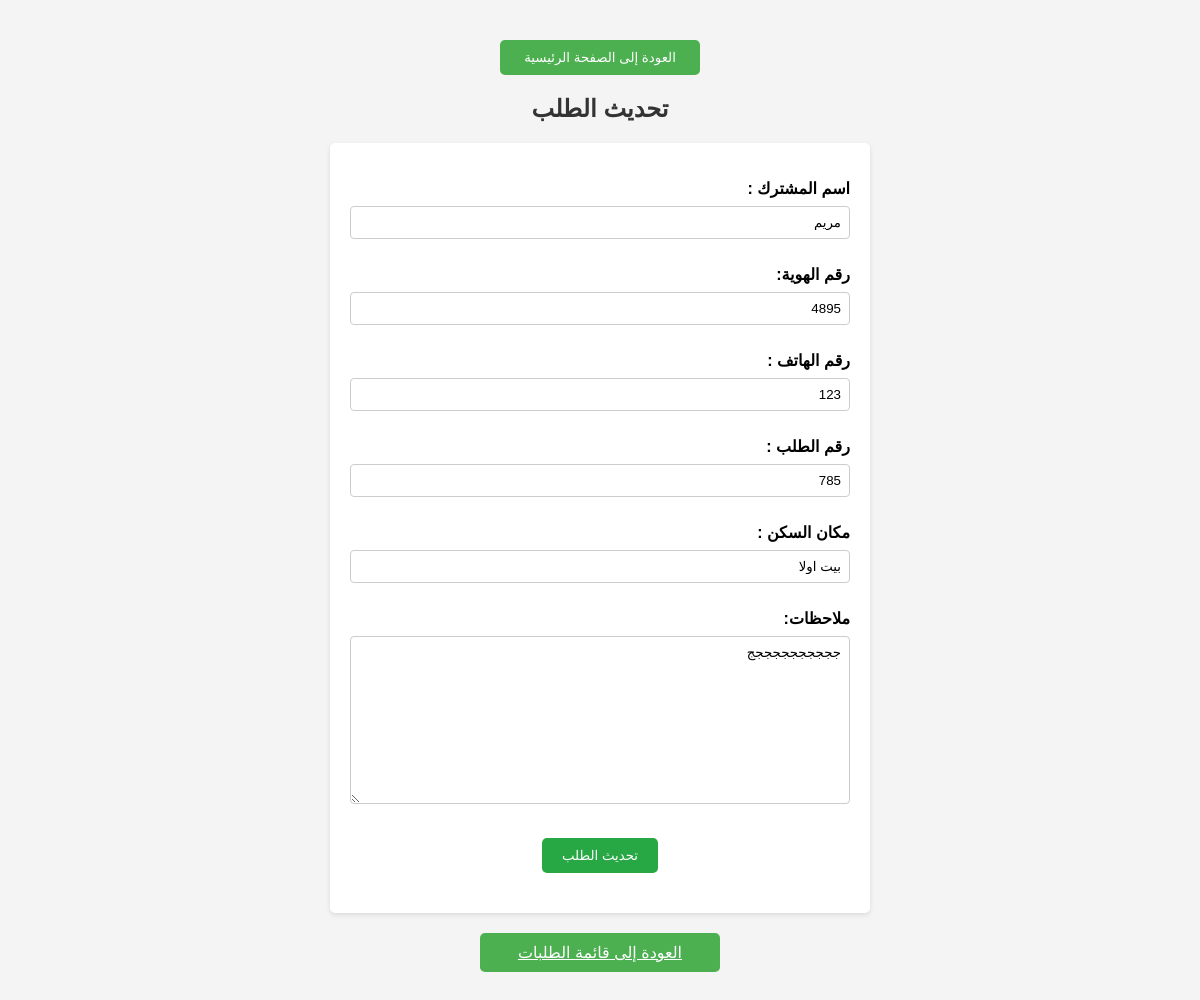
Page /requests/update/12/ (signed in) on the committed database.
### app/models.py (models this page shows, shortened)
class Request(models.Model):
    subscriber_name = models.CharField(max_length=100, verbose_name="اسم المشترك ")
    id_number = models.CharField(max_length=20, verbose_name="رقم الهوية")
    phone_number = models.CharField(max_length=15, verbose_name="رقم الهاتف ")
    request_number = models.CharField(max_length=20, verbose_name="رقم الطلب ")
    residence = models.CharField(max_length=200, verbose_name="مكان السكن ")
    notes = models.TextField(blank=True, null=True, verbose_name="ملاحظات")
    created_by = models.ForeignKey(User, on_delete=models.SET_NULL, null=True, related_name='subscriber_created_by', verbose_name="أضيف بواسطة")
    updated_by = models.ForeignKey(User, on_delete=models.SET_NULL, null=True, related_name='subscriber_updated_by', verbose_name="تم التعديل بواسطة")
    created_at = models.DateTimeField(auto_now_add=True, verbose_name="تاريخ الإضافة")
    updated_at = models.DateTimeField(auto_now=True)

### app/views.py (the view)
# urls.py: path('requests/update/<int:pk>/', views.update_request, name='request_update'),
@login_required
def update_request(request, pk):
    request_obj = get_object_or_404(Request, pk=pk)
    if request.method == 'POST':
        form = RequestForm(request.POST, instance=request_obj)
        if form.is_valid():
            form.save()
            return redirect('requests_list')  # إعادة التوجيه إلى قائمة الطلبات بعد التحديث
    else:
        form = RequestForm(instance=request_obj)
    return render(request, 'update_request.html', {'form': form})

### app/forms.py
class RequestForm(forms.ModelForm):
    class Meta:
        model = Request
        fields = ['subscriber_name', 'id_number', 'phone_number', 'request_number', 'residence', 'notes']

### app/templates/update_request.html (shortened to what this page needs)
<!DOCTYPE html>
<html lang="ar">
<head>
</head>
<body>
<button class="main-page-button" onclick="window.location.href='{% url 'MainPage' %}'">العودة إلى الصفحة الرئيسية</button>
<h2>تحديث الطلب</h2>
<form method="POST">
    {{ form.as_p }}
    <button type="submit">تحديث الطلب</button>
</form>
<a class="main-page-button" href="{% url 'requests_list' %}">العودة إلى قائمة الطلبات</a>
</body>
</html>

### app/templates/update_request.html (style rules this page uses)
body { font-family: Arial, sans-serif; background-color: #f4f4f4; margin: 0; padding: 20px; direction: rtl; }
h2 { text-align: center; color: #333; margin-bottom: 20px; }
.main-page-button { display: block; margin: 20px auto; padding: 10px 20px; background-color: #4CAF50; color: white; text-align: center; border-radius: 5px; width: 200px; border: none; cursor: pointer; }
form { background-color: #fff; padding: 20px; border-radius: 5px; box-shadow: 0 2px 5px rgba(0, 0, 0, 0.1); max-width: 500px; margin: 20px auto; }
label { display: block; margin-bottom: 8px; font-weight: bold; }
input, textarea { width: 100%; padding: 8px; margin-bottom: 10px; border: 1px solid #ccc; border-radius: 4px; box-sizing: border-box; }
button[type="submit"] { padding: 10px 20px; background-color: #28a745; color: white; border: none; border-radius: 5px; cursor: pointer; display: block; margin: 20px auto; }

### rows in the picture
Request: subscriber_name "مريم", id_number "4895", phone_number "123", request_number "785", residence "بيت اولا", notes "ججججججججججج"
